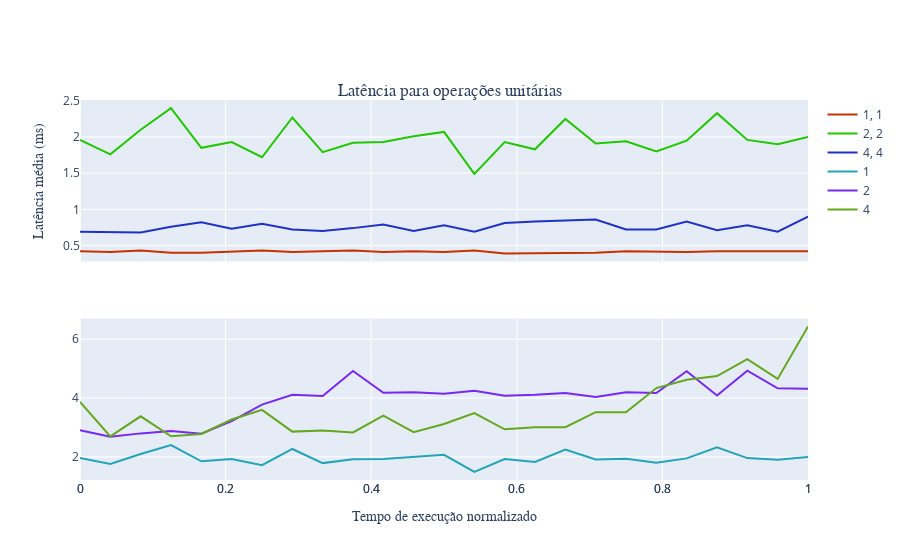
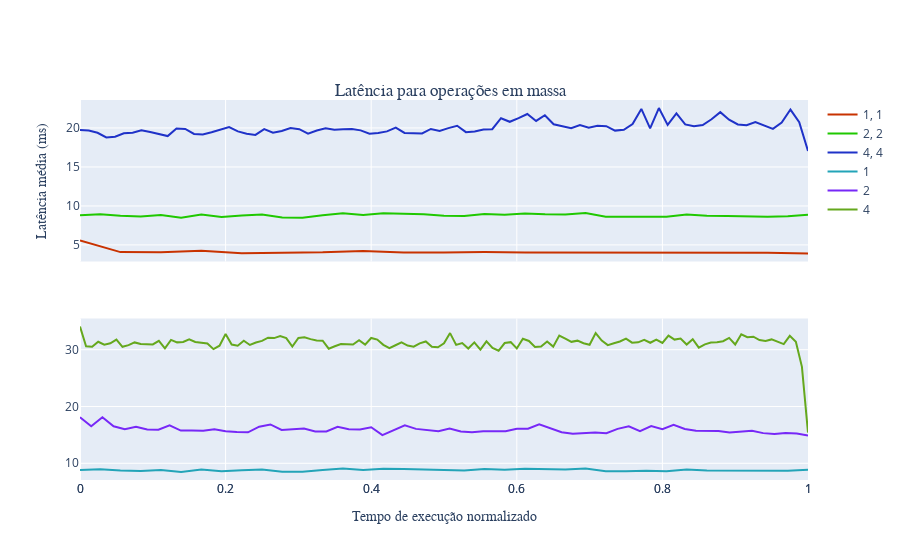

The code cell stored with these charts, in order, in its notebook:
### Markdown cell above
# Timeseries - Latency

### Code cell
for bench in ['single', 'batch']:
    d1 = df[df['destinations'] == 1 & (df['message_size'] == 500)]
    plot = d1[(d1['producers'] == 1) & (d1['benchmark'] == bench)]
    plot2 = d1[(d1['producers'] == 2) & (d1['benchmark'] == bench)]
    plot4 = d1[(d1['producers'] == 4) & (d1['benchmark'] == bench)]
    fig = make_subplots(rows=2, cols=1)

    # balance
    # avg_latency
    y = "avg_latency"

    # Latência
    # Balanceamento
    title = 'Latência'

    # Latência média (ms)
    y_title = "Latência média (ms)"

    # Tempo de execução normalizado
    x_title = "Tempo de execução normalizado"

    suffix = suffixFn(bench)

    createTimeseries(
        fig = fig,
        data = plot,
        color = 'rgba(200, 50, 0, 1)',
        name = "1, 1",
        y = y,
        row = 1    
    )

    createTimeseries(
        fig = fig,
        data = plot2,
        color = 'rgba(31, 200, 0, 1)',
        name = "2, 2",
        y = y,
        row = 1    
    )

    createTimeseries(
        fig = fig,
        data = plot4,
        color = 'rgba(31, 50, 200, 1)',
        name = "4, 4",
        y = y,
        row = 1    
    )

    d2 = df[(df['destinations'] == 2) & (df['benchmark'] == bench)]
    d4 = df[(df['destinations'] == 4) & (df['benchmark'] == bench)]

    createTimeseries(
        fig = fig,
        data = plot2,
        color = 'rgba(35, 164, 184, 1)',
        name = "1",
        y = y,
        row = 2
    )

    createTimeseries(
        fig = fig,
        data = d2,
        color = 'rgba(119, 40, 247, 1)',
        name = "2",
        y = y,
        row = 2
    )

    createTimeseries(
        fig = fig,
        data = d4,
        color = 'rgba(101, 168, 29, 1)',
        name = "4",
        y = y,
        row = 2
    )

    fig.update_xaxes(
        matches='x'
    )
    fig.update_layout(
        title={
            'text': title + suffix,
            'xanchor': 'center',
            'yanchor': 'top',
            'x':0.5,
            'y':0.85,
            'font': {
                'family': 'JetBrains Mono'
            }
        },
        xaxis={
            'title': {
                'text': x_title,
                'font': {
                    'family': 'JetBrains Mono'
                }
            },
            'anchor': 'free'
        },
        yaxis={
            'title': {
                'text': y_title,
                'font': {
                    'family': 'JetBrains Mono'
                },
            },
            'anchor': 'free',
        }
    )
    fig.write_image("images/" + mq + "/timeseries_" + bench + "_latency.pdf")
    fig.show()
